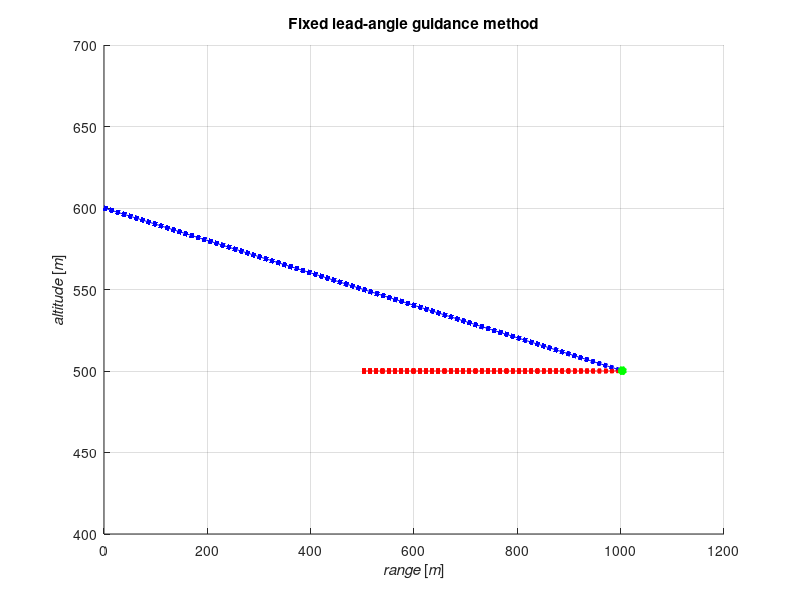

The MATLAB script that drew this image:
%==========================================================================
% Tutorial Guidance (Steering behaviors)
% Topic : Fixed lead-angle guidance method
% Author: M.Trifonov 
% Email: trifonov.m@yahoo.com
% Date(dd-mm-yyyy): 29-08-2020
%==========================================================================
clc;clear;close all;
% Case study, input data
m = 350; %[kg]
S = 0.3; %[m^2]
g = 9.81; %[m/s^2]
% Vehicle#1
X(1) = 0; Y(1) = 600; %[m]
V = 600; %[m/s]
% Vehicle#2 (steering)
Xc(1) = 500; Yc(1) = 500; %[m]
Vc = 300; %[m/s]
theta_c = deg2rad(0);
% Initial distance
r(1) = sqrt((Yc(1) - Y(1))^2+(Xc(1) - X(1))^2); %[m]
% Initial sight angle
phi(1) = atan((Yc(1) - Y(1))/(Xc(1) - X(1))); %[rad]
% Calculation of the lead angle
eta = asin((Vc/V)*sin(phi(1)-theta_c));  % [rad]
% Initial climb angle
theta(1) = phi(1)-eta(1); %[rad]

% Input data for simulation
tk = 100; % end time, [s]
dt = 0.01; % step time, [s]
N = tk/dt; % number of iterations

% Plotting#1
figure(1);hold on
xlabel('\itrange \rm[\itm\rm]');ylabel('\italtitude \rm[\itm\rm]');
title('Fixed lead-angle guidance method');

for i = 2:N
    
    theta(i) = phi(i-1)-eta; % climb angle
    r(i) = r(i-1) + dt*(Vc*cos(phi(i-1)-theta_c)-V*cos(phi(i-1)-theta(i-1))); % distance
    phi(i) = phi(i-1) + dt*((-Vc*sin(phi(i-1)-theta_c)+V*sin(phi(i-1)-theta(i-1)))/r(i-1)); % sight angle
    Ny = (-V/g)*((Vc*sin(phi(i-1)-theta_c)-V*sin(eta))/r(i-1)); % g-force (lateral load)

    % Calculation coordinates using the Euler's method
    X(i) = X(i-1) + dt*(V*cos(theta(i-1)));
    Y(i) = Y(i-1) + dt*(V*sin(theta(i-1)));
    Xc(i) = Xc(i-1) + dt*(Vc*cos(theta_c));
    Yc(i) = Yc(i-1) + dt*(Vc*sin(theta_c));
    
    % Conditional breakpoint
    D = sqrt((X(i)-Xc(i))^2 + (Y(i)-Yc(i))^2);
    if D < 1 %[m]
        break;
    end
    
    % Plotting#2 
    drawnow
    axis([0 1200 400 700])
    plot(X,Y,':b','Linewidth',3),grid on,hold on;
    plot(Xc,Yc,':r','Linewidth',3),grid on,hold on;
end
% Plotting#3 
plot(X,Y,'b'),grid on,hold on;
plot(Xc,Yc,'r'),grid on,hold on;
plot(X(end),Y(end),'*g','Linewidth',3),grid on,hold on;
